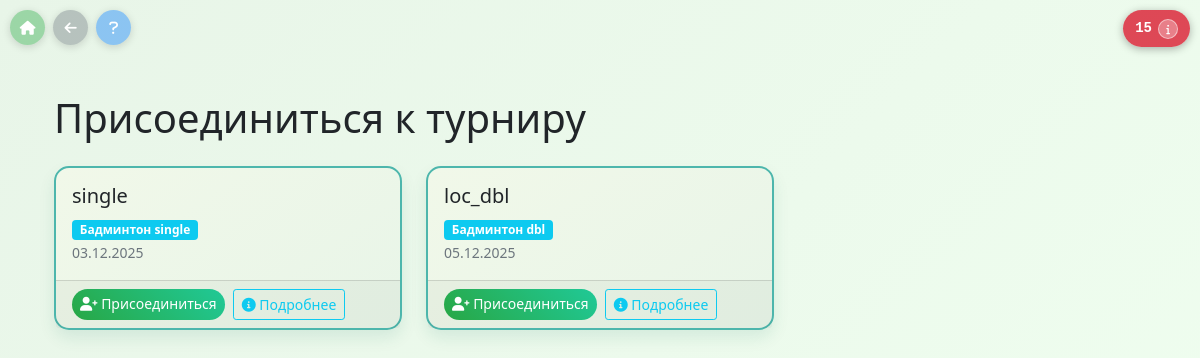
Page /join-tournament on the committed database.
### models/tournament.py (models this page shows, shortened)
class Tournament(db.Model):
    __tablename__ = 'tournament'
    __table_args__ = {'extend_existing': True}
    id = db.Column(db.Integer, primary_key=True)
    name = db.Column(db.String(100), nullable=False, unique=True)
    description = db.Column(db.Text, nullable=True)  # описание турнира
    sport_type = db.Column(db.String(50), nullable=False, default='пинг-понг')  # пинг-понг, бадминтон, волейбол
    start_date = db.Column(db.Date, nullable=True)
    end_date = db.Column(db.Date, nullable=True)
    max_participants = db.Column(db.Integer, default=32)
    court_count = db.Column(db.Integer, default=4)  # количество площадок
    match_duration = db.Column(db.Integer, default=15)  # продолжительность матча в минутах (пинг-понг)
    break_duration = db.Column(db.Integer, default=2)  # перерыв между матчами в минутах (пинг-понг)
    start_time = db.Column(db.Time, nullable=True)  # время начала матчей
    end_time = db.Column(db.Time, nullable=True)  # время окончания матчей
    points_win = db.Column(db.Integer, default=1)  # очки за победу
    points_draw = db.Column(db.Integer, default=1)  # очки за ничью
    points_loss = db.Column(db.Integer, default=0)  # очки за поражение
    points_to_win = db.Column(db.Integer, default=11)  # количество очков для победы в матче (пинг-понг)
    sets_to_win = db.Column(db.Integer, default=2)  # количество выигранных сетов для победы (пинг-понг)
    status = db.Column(db.String(20), default='регистрация')  # регистрация, активен, завершен
    created_at = db.Column(db.DateTime, default=datetime.utcnow)
    admin_id = db.Column(db.Integer, nullable=True)  # ID администратора турнира

### routes/main.py (the view)
    @app.route('/join-tournament')
    def join_tournament():
        tournaments = Tournament.query.all()
        for tournament in tournaments:
            tournament.participants = Participant.query.filter_by(tournament_id=tournament.id).all()
            tournament.matches = Match.query.filter_by(tournament_id=tournament.id).all()
            if tournament.admin_id == 1:
                tournament.organizer_name = "Системный администратор"
                tournament.organizer_email = "admin@system"
            else:
                tournament.organizer_name = f"Админ турнира (ID: {tournament.admin_id})"
                tournament.organizer_email = "Не указан"
                try:
                    all_tokens = Token.query.all()
                    for token in all_tokens:
                        if hash(token.email) % 1000000 == tournament.admin_id:
                            tournament.organizer_name = token.name
                            tournament.organizer_email = token.email
                            break
                except Exception as e:
                    app.logger.warning(f"Ошибка поиска админа турнира {tournament.id}: {e}")
        return render_template('join_tournament.html', tournaments=tournaments)

### app.py (called while the page is built)
@app.before_request
def set_script_root():
    from flask import request
    script_name = request.environ.get('SCRIPT_NAME', '')
    if script_name:
        app.config['APPLICATION_ROOT'] = script_name

@app.context_processor
def inject_script_root():
    from flask import request
    try:
        script_name = request.environ.get('SCRIPT_NAME', '')
        if os.environ.get('FLASK_ENV') == 'development' or os.environ.get('PORT') == '5001':
            logger.debug(f"inject_script_root: SCRIPT_NAME={script_name}, HTTP_X_SCRIPT_NAME={request.environ.get('HTTP_X_SCRIPT_NAME', '')}")
    except RuntimeError:
        script_name = ''
    return dict(script_root=script_name, base_path=script_name)

    def __call__(self, environ, start_response):
        script_name = environ.get('HTTP_X_SCRIPT_NAME', '')
        if script_name:
            environ['SCRIPT_NAME'] = script_name
        elif os.environ.get('FORCE_SCRIPT_NAME'):
            environ['SCRIPT_NAME'] = os.environ.get('FORCE_SCRIPT_NAME')
        elif os.environ.get('PORT') == '5001' and os.environ.get('FLASK_ENV') != 'production':
            server_name = environ.get('SERVER_NAME', '')
            http_host = environ.get('HTTP_HOST', '')
            if 'localhost' not in server_name.lower() and '127.0.0.1' not in http_host:
                environ['SCRIPT_NAME'] = '/new_dev'
        return self.app(environ, start_response)

### templates/join_tournament.html (shortened to what this page needs)
{% extends "base.html" %}
{% block content %}
<div class="container mt-4">
    <h1 class="mb-4">Присоединиться к турниру</h1>
    {% if tournaments %}
    <div class="row">
        {% for tournament in tournaments %}
        <div class="col-md-6 col-lg-4 mb-4">
                <div class="card h-100">
                <div class="card-body">
                        <h5 class="card-title">{{ tournament.name }}</h5>
                    <p class="card-text">
                            <span class="badge bg-info">{{ tournament.sport_type }}</span>
                            {% if tournament.start_date %}
                                <br><small class="text-muted">{{ tournament.start_date.strftime('%d.%m.%Y') }}</small>
                            {% endif %}
                    </p>
                    </div>
                    <div class="card-footer">
                        <div class="d-flex gap-2">
                            <a href="{{ url_for('tournament_detail', tournament_id=tournament.id) }}" class="btn btn-success btn-sm">
                                <i class="fas fa-user-plus"></i> Присоединиться
                            </a>
                            <button type="button" class="btn btn-outline-info btn-sm" data-bs-toggle="modal" data-bs-target="#tournamentDetailsModal{{ tournament.id }}">
                                <i class="fas fa-info-circle"></i> Подробнее
                                    </button>
                    </div>
                </div>
            </div>
        </div>
        {% endfor %}
    </div>
    {% else %}
    <div class="text-center py-5">
        <i class="fas fa-trophy fa-3x text-muted mb-3"></i>
            <h5 class="text-muted">Турниры не найдены</h5>
        <p class="text-muted">Пока нет доступных турниров для участия.</p>
    </div>
    {% endif %}
</div>
{% endblock %}

### templates/base.html (style rules this page uses)
:root { --primary-color: #607d8b; --primary-light: #90a4ae; --primary-dark: #455a64; --accent-color: #78909c; --accent-light: #b0bec5; --bg-primary: #f5f5f5; --bg-secondary: #fafafa; --bg-card: #ffffff; --bg-card-hover: #eeeeee; --border-color: #bdbdbd; --shadow-color: rgba(96, 125, 139, 0.1); --shadow-hover: rgba(96, 125, 139, 0.15); --shadow-strong: rgba(96, 125, 139, 0.3); --float-color: rgba(96, 125, 139, 0.1); --text-primary: #2c3e50; --text-secondary: #6c757d; --success-color: #28a745; --warning-color: #ffc107; --danger-color: #dc3545; --info-color: #17a2b8; }
body { background: linear-gradient(135deg, var(--bg-primary), var(--bg-secondary)); min-height: 100vh; font-family: 'Segoe UI', Tahoma, Geneva, Verdana, sans-serif; transition: all 0.3s ease; padding-top: 70px; }
.card { border: 2px solid var(--border-color); box-shadow: 0 8px 16px var(--shadow-color); border-radius: 15px; background: linear-gradient(145deg, var(--bg-card), var(--bg-primary)); transition: all 0.3s ease; }
.btn-success { background: linear-gradient(45deg, var(--success-color), #20c997); border: none; border-radius: 25px; transition: all 0.3s ease; }

### rows in the picture
Tournament: name "single", sport_type "Бадминтон single", start_date "03.12.2025"
Tournament: name "loc_dbl", sport_type "Бадминтон dbl", start_date "05.12.2025"
